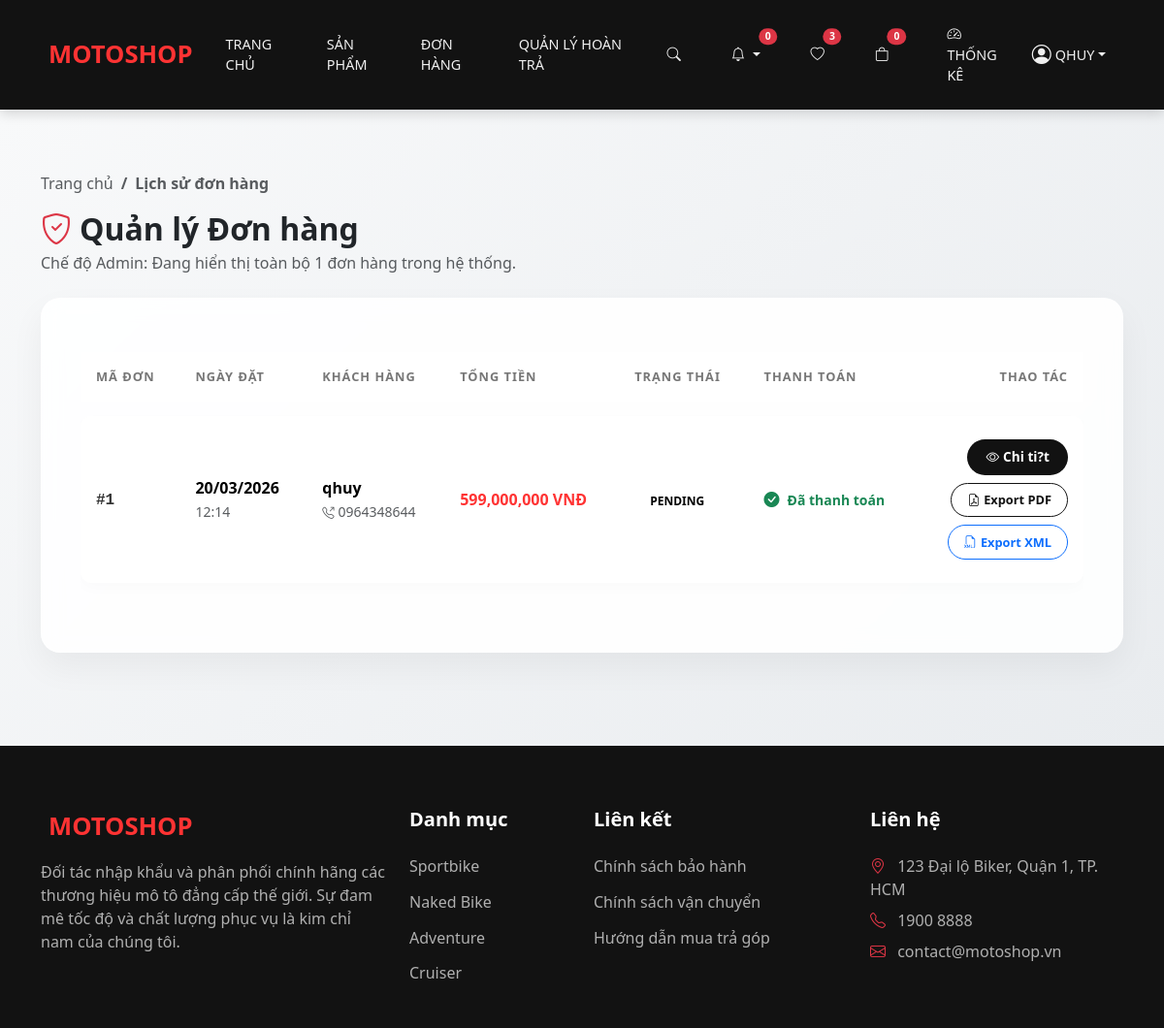
/shops/order-history/ (signed in), run on the app's committed database.
### shops/models.py (models this page shows, shortened)
class Order(models.Model):
    PAYMENT_TYPE_CHOICES = [
        ('deposit', 'Deposit 10%'),
        ('full', 'Full Payment'),
        ('showroom', 'Pay at Showroom'),
        ('bank_transfer', 'Bank Transfer'),
    ]
    PAYMENT_STATUS_CHOICES = [
        ('unpaid', 'Unpaid'),
        ('partial', 'Partial'),
        ('paid', 'Paid'),
        ('pending_confirmation', 'Pending Confirmation'),
    ]
    STATUS_CHOICES = [
        ('pending', 'Pending'),
        ('confirmed', 'Confirmed'),
        ('processing', 'Processing'),
        ('completed', 'Completed'),
        ('cancelled', 'Cancelled'),
        ('return_requested', 'Return Requested'),
        ('returned', 'Returned'),
        ('refunded', 'Refunded'),
    ]
    user = models.ForeignKey(
        'auth.User',
        null=True,
        blank=True,
        on_delete=models.SET_NULL,
        related_name='orders'
    )
    full_name = models.CharField(max_length=255)
    phone = models.CharField(max_length=20)
    email = models.EmailField()
    address = models.TextField()
    city = models.CharField(max_length=100)
    payment_type = models.CharField(max_length=20, choices=PAYMENT_TYPE_CHOICES)
    payment_status = models.CharField(max_length=30, choices=PAYMENT_STATUS_CHOICES, default='unpaid')
    total_price = models.DecimalField(max_digits=12, decimal_places=0)
    deposit_amount = models.DecimalField(max_digits=12, decimal_places=0, default=0)
    remaining_amount = models.DecimalField(max_digits=12, decimal_places=0, default=0)
    status = models.CharField(max_length=20, choices=STATUS_CHOICES, default='pending')
    created_at = models.DateTimeField(auto_now_add=True)
    voucher = models.ForeignKey(Voucher, null=True, blank=True, on_delete=models.SET_NULL)
    class Meta:
        ordering = ['-created_at']
        verbose_name = 'order'
        verbose_name_plural = 'orders'

### shops/views.py (the view)
# urls.py: path('order-history/', views.order_history, name='order_history'),
@login_required
def order_history(request):
    if request.user.is_staff:
        orders = Order.objects.all().order_by('-created_at')
    else:
        orders = Order.objects.filter(user=request.user).order_by('-created_at')
    return render(request, 'shops/order_history.html', {'orders': orders})

### shops/templates/shops/order_history.html (shortened to what this page needs)
{% extends 'shops/base.html' %}
{% load humanize %}
{% block content %}
<div class="order-history-container">
    <div class="container">
        <div class="row mb-4">
            <div class="col-12">
                <nav aria-label="breadcrumb">
                    <ol class="breadcrumb">
                        <li class="breadcrumb-item"><a href="{% url 'shops:index' %}" class="text-decoration-none text-muted">Trang chủ</a></li>
                        <li class="breadcrumb-item active fw-bold" aria-current="page">Lịch sử đơn hàng</li>
                    </ol>
                </nav>
                <div class="d-flex justify-content-between align-items-end">
                    <div>
                        <h2 class="fw-bold mb-1">
                            {% if user.is_staff %}
                                <i class="bi bi-shield-check text-danger me-2"></i>Quản lý Đơn hàng
                            {% else %}
                                <i class="bi bi-clock-history text-danger me-2"></i>Lịch sử Đặt hàng
                            {% endif %}
                        </h2>
                        <p class="text-muted mb-0">
                            {% if user.is_staff %}
                                Chế độ Admin: Đang hiển thị toàn bộ {{ orders.count }} đơn hàng trong hệ thống.
                            {% else %}
                                Bạn có {{ orders.count }} đơn hàng đã thực hiện.
                            {% endif %}
                        </p>
                    </div>
                </div>
            </div>
        </div>
        <div class="glass-card">
            {% if orders %}
                <div class="table-responsive">
                    <table class="table table-custom">
                        <thead>
                            <tr>
                                <th>Mã đơn</th>
                                <th>Ngày đặt</th>
                                {% if user.is_staff %}<th>Khách hàng</th>{% endif %}
                                <th>Tổng tiền</th>
                                <th>Trạng thái</th>
                                <th>Thanh toán</th>
                                <th class="text-end">Thao tác</th>
                            </tr>
                        </thead>
                        <tbody>
                            {% for order in orders %}
                                <tr>
                                    <td><span class="order-id">#{{ order.id }}</span></td>
                                    <td>
                                        <div class="fw-bold">{{ order.created_at|date:"d/m/Y" }}</div>
                                        <small class="text-muted">{{ order.created_at|date:"H:i" }}</small>
                                    </td>
                                    {% if user.is_staff %}
                                        <td>
                                            <div class="fw-bold">{{ order.full_name }}</div>
                                            <small class="text-muted"><i class="bi bi-telephone-outbound small me-1"></i>{{ order.phone }}</small>
                                        </td>
                                    {% endif %}
                                    <td><span class="price-text">{{ order.total_price|intcomma }} VNĐ</span></td>
                                    <td>
                                        <span class="status-badge status-{{ order.status }}">
                                            {% if order.status == 'pending' %}Chờ xử lý
                                            {% elif order.status == 'confirmed' %}Đã xác nhận
                                            {% elif order.status == 'processing' %}Đang xử lý
                                            {% elif order.status == 'completed' %}Hoàn tất
                                            {% elif order.status == 'cancelled' %}Đã hủy
                                            {% elif order.status == 'return_requested' %}Yêu cầu hoàn trả
                                            {% elif order.status == 'returned' %}Đã trả hàng
                                            {% elif order.status == 'refunded' %}Đã hoàn tiền
                                            {% else %}{{ order.status }}{% endif %}
                                        </span>
                                    </td>
                                    <td>
                                        <div class="d-flex align-items-center">
                                            {% if order.payment_status == 'paid' %}
                                                <i class="bi bi-check-circle-fill text-success me-2"></i>
                                                <small class="fw-bold text-success">Đã thanh toán</small>
                                            {% elif order.payment_status == 'partial' %}
                                                <i class="bi bi-pie-chart-fill text-primary me-2"></i>
                                                <small class="fw-bold text-primary">Đã đặt cọc</small>
                                            {% elif order.payment_status == 'pending_confirmation' %}
                                                <i class="bi bi-hourglass-split text-warning me-2"></i>
                                                <small class="fw-bold text-warning">Chờ xác nhận</small>
                                            {% else %}
                                                <i class="bi bi-exclamation-circle-fill text-danger me-2"></i>
                                                <small class="fw-bold text-danger">Chưa thanh toán</small>
                                            {% endif %}
                                        </div>
                                    </td>
                                    <td class="text-end">
                                        <div class="d-flex flex-column align-items-end gap-2">
                                            <a href="{% url 'shops:order_detail' order.id %}" class="btn-detail text-decoration-none">
                                                <i class="bi bi-eye me-1"></i>Chi ti?t
                                            </a>
                                            <a href="{% url 'shops:export_order_pdf' order.id %}" class="btn-export text-decoration-none" data-export-link>
                                                <i class="bi bi-file-earmark-pdf me-1"></i>Export PDF
                                            </a>
                                            <a href="{% url 'shops:export_invoice_xml' order.id %}" class="btn-export btn-export-xml text-decoration-none" data-export-link>
                                                <i class="bi bi-filetype-xml me-1"></i>Export XML
                                            </a>
                                        </div>
                                    </td>
                                </tr>
                            {% endfor %}
                        </tbody>
                    </table>
                </div>
            {% endif %}
        </div>
    </div>
</div>
{% endblock %}

### shops/templates/shops/base.html (shortened to what this page needs)
<!DOCTYPE html>
<html lang="vi">
<head>
    <link href="https://cdn.jsdelivr.net/npm/bootstrap@5.3.2/dist/css/bootstrap.min.css" rel="stylesheet">
    <link href="https://cdn.jsdelivr.net/npm/bootstrap-icons@1.11.1/font/bootstrap-icons.css" rel="stylesheet">
</head>
<body>
    <nav class="navbar navbar-expand-lg sticky-top">
        <div class="container">
            <a class="navbar-brand d-flex align-items-center" href="{% url 'shops:index' %}">
                 MOTOSHOP
            </a>
            <div class="collapse navbar-collapse" id="navbarNav">
                <ul class="navbar-nav mx-auto">
                    <li class="nav-item"><a class="nav-link" href="{% url 'shops:index' %}">Trang chủ</a></li>
                    <li class="nav-item"><a class="nav-link" href="{% url 'shops:product_list' %}">Sản phẩm</a></li>
                    {% if user.is_authenticated %}
                        <li class="nav-item"><a class="nav-link" href="{% url 'shops:order_history' %}">Đơn hàng</a></li>
                        {% if user.is_staff %}
                            <li class="nav-item"><a class="nav-link text-warning" href="{% url 'shops:admin_return_requests_list' %}">Quản lý hoàn trả</a></li>
                        {% endif %}
                    {% endif %}
                </ul>
                <ul class="navbar-nav align-items-center">
                    <li class="nav-item me-3">
                        <a class="nav-link text-white" href="#"><i class="bi bi-search"></i></a>
                    </li>
                    {% if user.is_authenticated %}
                    <li class="nav-item dropdown me-3">
                        <a class="nav-link text-white position-relative dropdown-toggle" href="#" role="button" data-bs-toggle="dropdown" aria-expanded="false">
                            <i class="bi bi-bell"></i>
                            <span id="notificationCountBadge" class="position-absolute top-0 start-100 translate-middle badge rounded-pill bg-danger" style="font-size: 0.65rem;">
                                {{ unread_notification_count|default:0 }}
                            </span>
                        </a>
                    </li>
                    {% endif %}
                    {% if user.is_authenticated %}
                    <li class="nav-item me-3">
                        <a class="nav-link text-white position-relative" href="{% url 'shops:wishlist_view' %}">
                            <i class="bi bi-heart"></i>
                            <span id="wishlistCountBadge" class="position-absolute top-0 start-100 translate-middle badge rounded-pill bg-danger" style="font-size: 0.65rem;">{{ wishlist_count|default:0 }}</span>
                        </a>
                    </li>
                    {% endif %}
                    <li class="nav-item me-4">
                        <a class="nav-link text-white position-relative" href="{% url 'shops:cart_view' %}">
                            <i class="bi bi-bag"></i>
                            <span class="position-absolute top-0 start-100 translate-middle badge rounded-pill bg-danger" style="font-size: 0.65rem;">{{ cart_count|default:0 }}</span>
                        </a>
                    </li>
                    {% if user.is_authenticated %}
                        {% if user.is_staff %}
                            <li class="nav-item">
                                <a class="nav-link" href="{% url 'admin_dashboard' %}">
                                    <i class="bi bi-speedometer2 me-1"></i> Thống kê
                                </a>
                            </li>
                        {% endif %}
                        <li class="nav-item dropdown">
                            <a class="nav-link dropdown-toggle text-white d-flex align-items-center" href="#" data-bs-toggle="dropdown">
                                <i class="bi bi-person-circle me-1 fs-5"></i> {{ user.username }}
                            </a>
                        </li>
                    {% else %}
                        <li class="nav-item"><a class="nav-link" href="{% url 'users:login' %}">Đăng nhập</a></li>
                        <li class="nav-item ms-lg-2">
                            <a class="btn btn-primary-custom" href="{% url 'users:register' %}">Đăng ký ngay</a>
                        </li>
                    {% endif %}
                </ul>
            </div>
        </div>
    </nav>
    <main>
        {% block content %}{% endblock %}
    </main>
    <footer class="footer">
        <div class="container">
            <div class="row g-4">
                <div class="col-lg-4">
                    <a class="navbar-brand d-inline-block mb-3" href="/">
                         MOTOSHOP
                    </a>
                    <p>Đối tác nhập khẩu và phân phối chính hãng các thương hiệu mô tô đẳng cấp thế giới. Sự đam mê tốc độ và chất lượng phục vụ là kim chỉ nam của chúng tôi.</p>
                </div>
                <div class="col-lg-2">
                    <h5>Danh mục</h5>
                    <div class="d-flex flex-column">
                        <a href="#" class="footer-link">Sportbike</a>
                        <a href="#" class="footer-link">Naked Bike</a>
                        <a href="#" class="footer-link">Adventure</a>
                        <a href="#" class="footer-link">Cruiser</a>
                    </div>
                </div>
                <div class="col-lg-3">
                    <h5>Liên kết</h5>
                    <div class="d-flex flex-column">
                        <a href="#" class="footer-link">Chính sách bảo hành</a>
                        <a href="#" class="footer-link">Chính sách vận chuyển</a>
                        <a href="#" class="footer-link">Hướng dẫn mua trả góp</a>
                    </div>
                </div>
                <div class="col-lg-3">
                    <h5>Liên hệ</h5>
                    <ul class="list-unstyled">
                        <li class="mb-2"><i class="bi bi-geo-alt text-danger me-2"></i> 123 Đại lộ Biker, Quận 1, TP. HCM</li>
                        <li class="mb-2"><i class="bi bi-telephone text-danger me-2"></i> 1900 8888</li>
                        <li><i class="bi bi-envelope text-danger me-2"></i> contact@motoshop.vn</li>
                    </ul>
                </div>
            </div>
        </div>
    </footer>
</body>
</html>

### data on the page
Order: id "1", created_at "20/03/2026", created_at "12:14", full_name "qhuy", phone "0964348644", total_price "599,000,000", status "PENDING", payment_status "paid" (drawn)

### other printed values
{{ unread_notification_count|default:0 }} "0"
{{ wishlist_count|default:0 }} "3"
{{ cart_count|default:0 }} "0"
{{ user.username }} "QHUY"
{{ orders.count }} "1"
